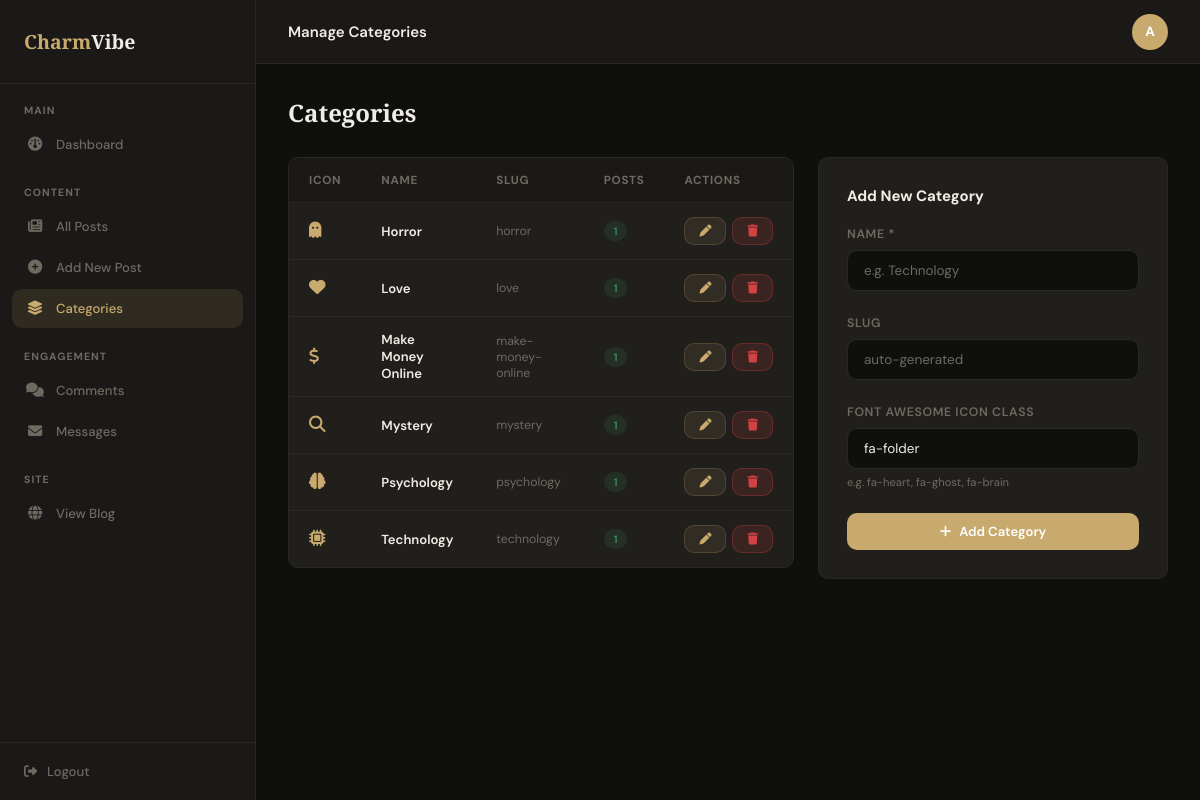
/admin/manage-categories.php (signed in), run on the app's committed database.
### tables this page shows
CREATE TABLE IF NOT EXISTS categories (
  id         INT UNSIGNED AUTO_INCREMENT PRIMARY KEY,
  name       VARCHAR(80)  NOT NULL,
  slug       VARCHAR(100) NOT NULL UNIQUE,
  icon       VARCHAR(60)  NOT NULL DEFAULT 'fa-folder',
  created_at DATETIME     NOT NULL DEFAULT CURRENT_TIMESTAMP
);

### includes/functions.php (called while the page is built, shortened)
<?php
require_once __DIR__ . '/db.php';
function getCategories(): array {
    global $pdo;
    return $pdo->query(
        "SELECT c.*, COUNT(p.id) AS post_count
         FROM categories c LEFT JOIN posts p ON c.id = p.category_id
         GROUP BY c.id ORDER BY c.name"
    )->fetchAll();
}

### admin/manage-categories.php (the view, shortened to what this page needs)
<?php
require_once __DIR__ . '/../includes/db.php';
require_once __DIR__ . '/../includes/functions.php';
$categories = getCategories();
$editCat = null;
?>
<!DOCTYPE html>
<html lang="en">
<head>
  <link rel="stylesheet" href="https://cdnjs.cloudflare.com/ajax/libs/font-awesome/6.5.0/css/all.min.css">
  <link rel="stylesheet" href="../assets/css/admin.css">
</head>
<body>
<?php require_once 'sidebar.php'; ?>
<div class="admin-main">
  <div class="admin-topbar">
    <div class="topbar-title">Manage Categories</div>
    <div class="topbar-right"><div class="admin-avatar"><?= strtoupper(substr($_SESSION['admin_user'],0,1)) ?></div></div>
  </div>
  <div class="admin-content">
    <div class="admin-page-header">
      <div class="admin-page-title">Categories</div>
    </div>
    <div style="display:grid;grid-template-columns:1fr 350px;gap:24px;align-items:start">
      <div class="admin-table-wrap">
        <table class="admin-table">
          <thead><tr><th>Icon</th><th>Name</th><th>Slug</th><th>Posts</th><th>Actions</th></tr></thead>
          <tbody>
            <?php foreach ($categories as $cat): ?>
            <tr>
              <td><i class="fas <?= htmlspecialchars($cat['icon']) ?>" style="color:var(--admin-accent);font-size:1.1rem"></i></td>
              <td style="font-weight:600"><?= htmlspecialchars($cat['name']) ?></td>
              <td style="color:var(--admin-muted);font-size:.82rem"><?= htmlspecialchars($cat['slug']) ?></td>
              <td><span class="badge badge-approved"><?= $cat['post_count'] ?></span></td>
              <td>
                <div style="display:flex;gap:6px">
                  <a href="manage-categories.php?edit=<?= $cat['id'] ?>" class="admin-btn admin-btn-sm" style="background:rgba(200,169,110,0.1);color:var(--admin-accent);border:1px solid rgba(200,169,110,0.2)"><i class="fas fa-pen"></i></a>
                  <a href="manage-categories.php?delete=<?= $cat['id'] ?>" class="admin-btn admin-btn-sm admin-btn-danger" onclick="return confirm('Delete this category?')"><i class="fas fa-trash"></i></a>
                </div>
              </td>
            </tr>
            <?php endforeach; ?>
          </tbody>
        </table>
      </div>
      <div class="admin-card">
        <div style="font-weight:700;font-size:1rem;margin-bottom:20px"><?= $editCat ? 'Edit Category' : 'Add New Category' ?></div>
        <form method="POST" action="manage-categories.php">
          <div class="admin-form-group">
            <label class="admin-label">Name *</label>
            <input class="admin-input" type="text" name="name" value="<?= htmlspecialchars($editCat['name'] ?? '') ?>" required placeholder="e.g. Technology">
          </div>
          <div class="admin-form-group">
            <label class="admin-label">Slug</label>
            <input class="admin-input" type="text" name="slug" value="<?= htmlspecialchars($editCat['slug'] ?? '') ?>" placeholder="auto-generated">
          </div>
          <div class="admin-form-group">
            <label class="admin-label">Font Awesome Icon Class</label>
            <input class="admin-input" type="text" name="icon" value="<?= htmlspecialchars($editCat['icon'] ?? 'fa-folder') ?>" placeholder="fa-heart">
            <div style="font-size:.75rem;color:var(--admin-muted);margin-top:6px">e.g. fa-heart, fa-ghost, fa-brain</div>
          </div>
          <button type="submit" class="admin-btn admin-btn-primary" style="width:100%;justify-content:center">
            <i class="fas fa-<?= $editCat ? 'floppy-disk' : 'plus' ?>"></i>
            <?= $editCat ? 'Update Category' : 'Add Category' ?>
          </button>
        </form>
      </div>
    </div>
  </div>
</div>
</body></html>

### admin/sidebar.php
<?php
$currentPage = basename($_SERVER['PHP_SELF']);
function isActive(string $page): string {
    global $currentPage;
    return $currentPage === $page ? ' active' : '';
}
?>
<aside class="admin-sidebar" id="adminSidebar">
  <div class="sidebar-logo">Charm<span>Vibe</span></div>
  <div class="sidebar-section-label">Main</div>
  <ul class="sidebar-nav">
    <li><a href="dashboard.php" class="<?= isActive('dashboard.php') ?>"><i class="fas fa-gauge"></i> Dashboard</a></li>
  </ul>
  <div class="sidebar-section-label">Content</div>
  <ul class="sidebar-nav">
    <li><a href="manage-posts.php" class="<?= isActive('manage-posts.php') ?>"><i class="fas fa-newspaper"></i> All Posts</a></li>
    <li><a href="add-post.php" class="<?= isActive('add-post.php') ?>"><i class="fas fa-plus-circle"></i> Add New Post</a></li>
    <li><a href="manage-categories.php" class="<?= isActive('manage-categories.php') ?>"><i class="fas fa-layer-group"></i> Categories</a></li>
  </ul>
  <div class="sidebar-section-label">Engagement</div>
  <ul class="sidebar-nav">
    <li><a href="manage-comments.php" class="<?= isActive('manage-comments.php') ?>"><i class="fas fa-comments"></i> Comments</a></li>
    <li><a href="manage-contacts.php" class="<?= isActive('manage-contacts.php') ?>"><i class="fas fa-envelope"></i> Messages</a></li>
  </ul>
  <div class="sidebar-section-label">Site</div>
  <ul class="sidebar-nav">
    <li><a href="../index.php" target="_blank"><i class="fas fa-globe"></i> View Blog</a></li>
  </ul>
  <div class="sidebar-footer">
    <a href="logout.php" class="logout-btn">
      <i class="fas fa-right-from-bracket"></i> Logout
    </a>
  </div>
</aside>

### data on the page
categories: name "Horror", slug "horror", post_count "1"
categories: name "Love", slug "love", post_count "1"
categories: name "Make Money Online", slug "make-money-online", post_count "1"
categories: name "Mystery", slug "mystery", post_count "1"
categories: name "Psychology", slug "psychology", post_count "1"
categories: name "Technology", slug "technology", post_count "1"

### other printed values
substr($_SESSION['admin_user'],0,1) "A"
